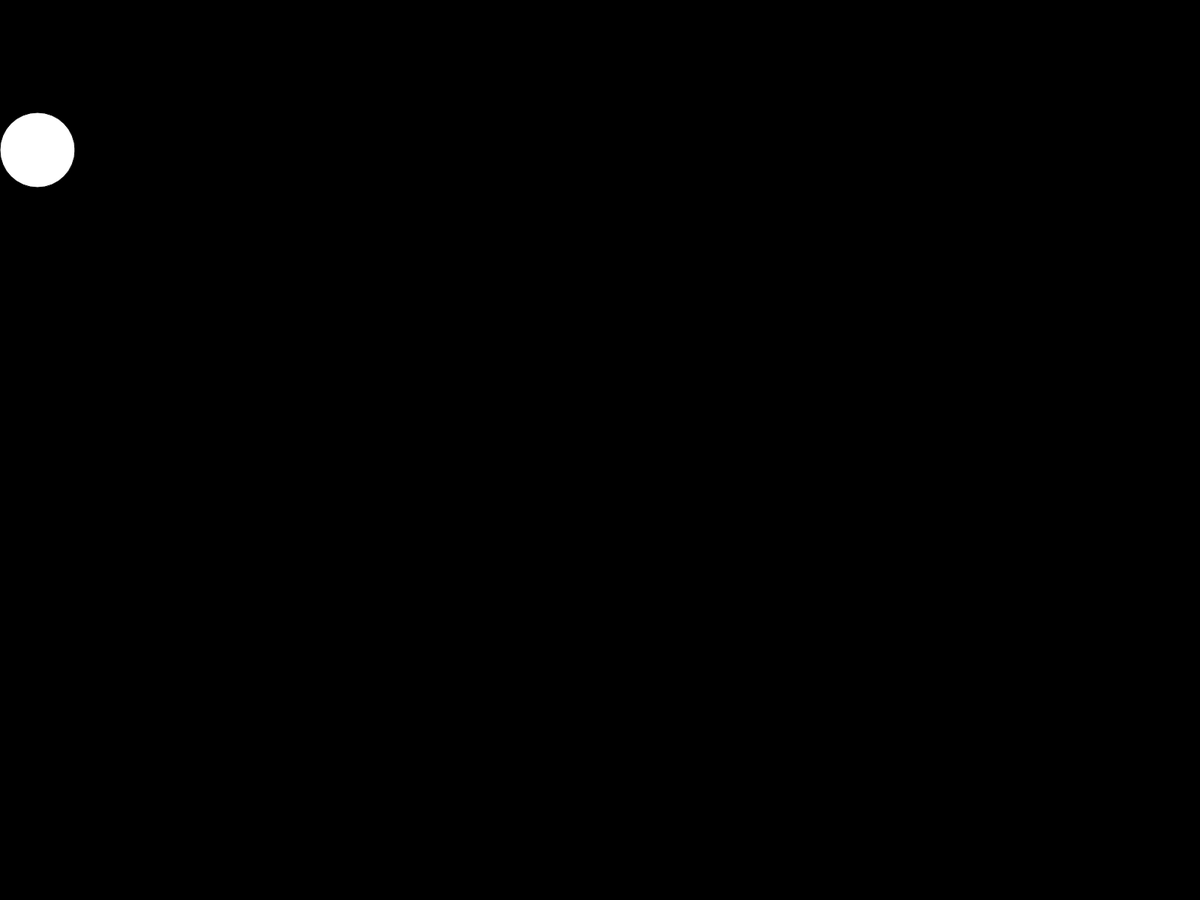
Frame 1 (no input)
Frame 60 (no input): identical to frame 1, image omitted
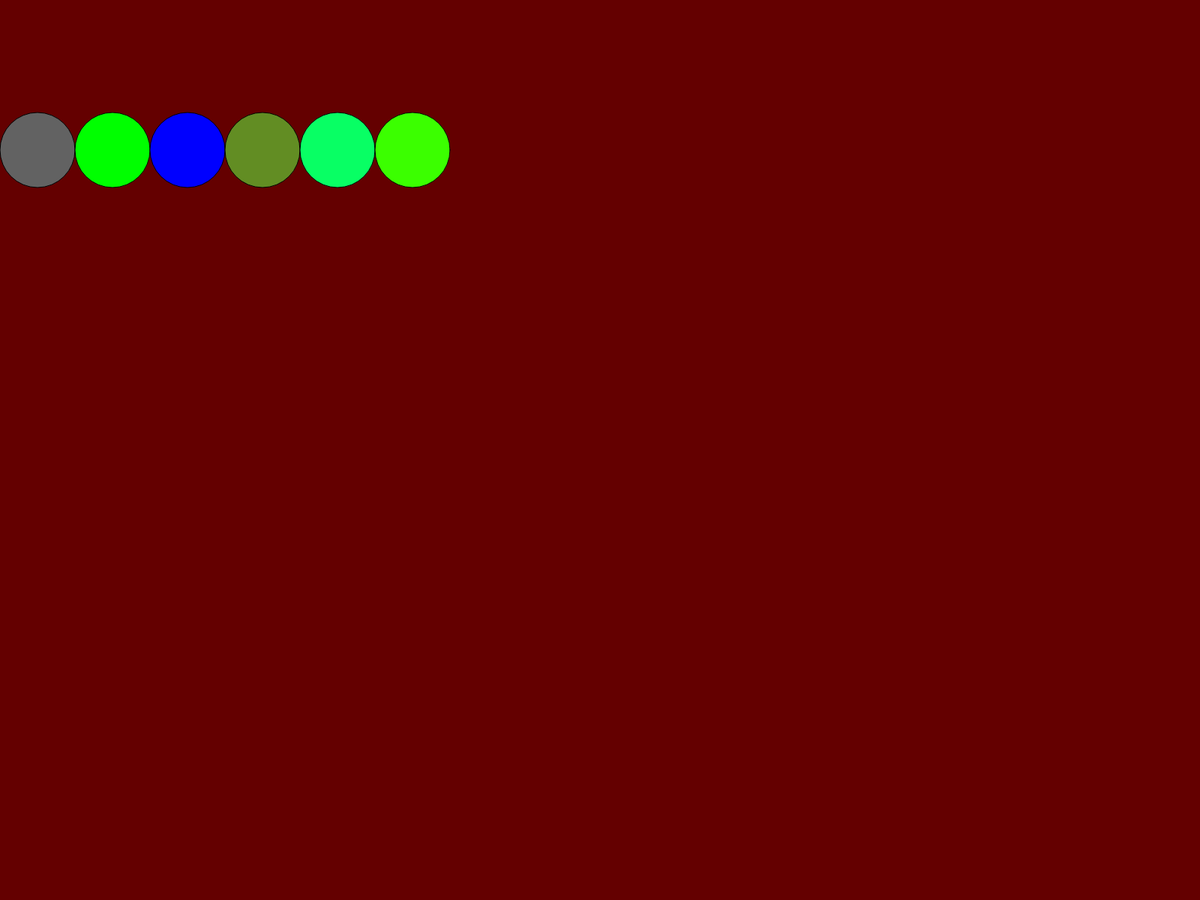
Frame 120 (the mouse pressed at the canvas centre since frame 60)

The p5.js sketch that drew these frames (run headless with seeded random() and noise() and a simulated clock; from frame 60 on, the mouse is pressed at the canvas centre):

// p5.js sketch
// ── sketch.js
function setup() {
	createCanvas(1600, 1200);
	background(0);
	noFill();
	stroke(0);
}

function draw() {
	background(0);
	var r;
	r= Math.random();

	if (mouseX < 100) {
		fill(255);
		ellipse(50, 200, 100, 100);
	}  
	else if (mouseX < 200){
		fill(0,255,0);
		ellipse(150, 200, 100, 100);
	} 
	else if (mouseX < 300){
		fill(0,0,255);
		ellipse(250, 200, 100, 100);
	} else if (mouseX < 400){
		fill(255,141,35);
		ellipse(350, 200, 100, 100);
	} else if (mouseX < 500){
		fill(20,255,100);
		ellipse(450, 200, 100, 100);
	} else if (mouseX<600){
		fill(155,255,0);
		ellipse(550, 200, 100, 100);
	}
	else {
		background(255,0,0,100);
		fill(r*255);
		ellipse(50, 200, 100, 100);
		fill(r*0,255,0);
		ellipse(150, 200, 100, 100);
		fill(r*0,0,255);
		ellipse(250, 200, 100, 100);
		fill(r*255,141,35);
		ellipse(350, 200, 100, 100);
		fill(r*20,255,100);
		ellipse(450, 200, 100, 100);
		fill(r*155,255,0);
		ellipse(550, 200, 100, 100);
	}
}
